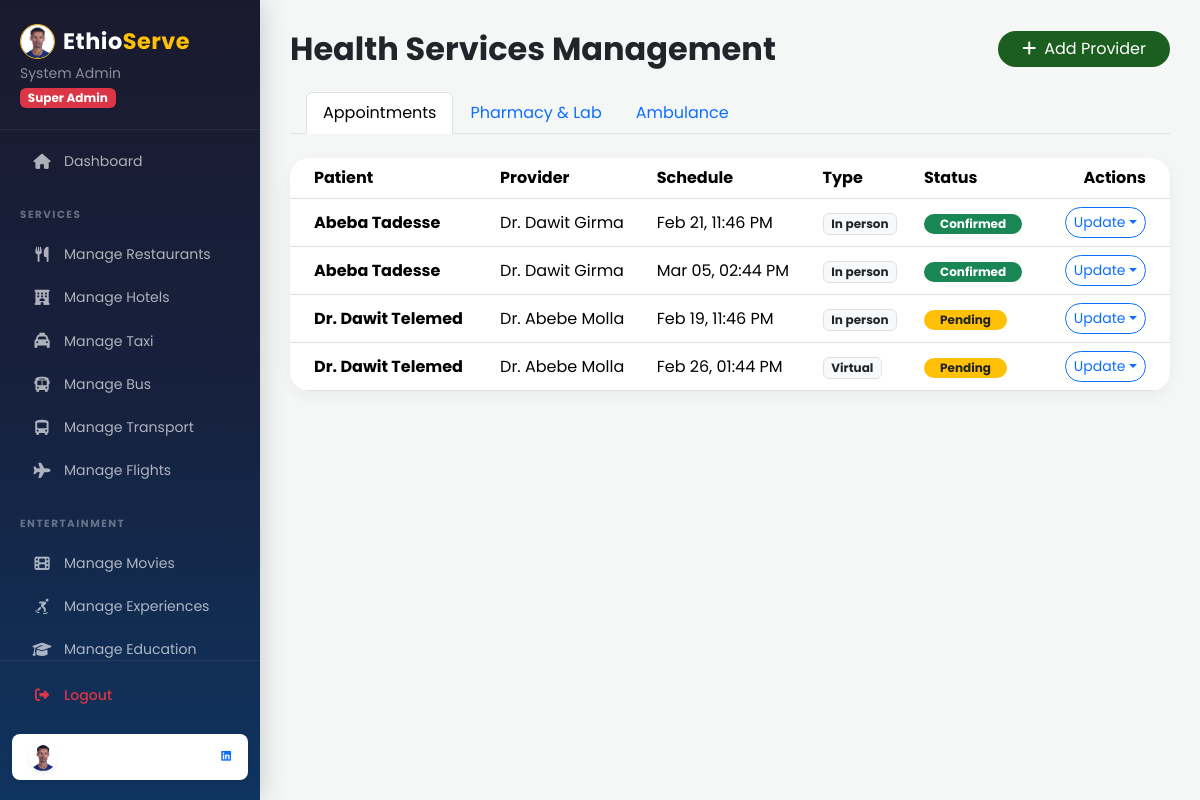
The page /admin/manage_health.php (signed in) on the database its author committed.
### tables this page shows
CREATE TABLE `health_appointments` (
  `id` int(11) NOT NULL AUTO_INCREMENT,
  `user_id` int(11) NOT NULL,
  `provider_id` int(11) NOT NULL,
  `appointment_type` enum('in_person','virtual','lab_test') DEFAULT 'in_person',
  `scheduled_at` datetime NOT NULL,
  `status` enum('pending','confirmed','completed','cancelled') DEFAULT 'pending',
  `reason` text DEFAULT NULL,
  `meeting_link` varchar(500) DEFAULT NULL,
  `medical_notes` text DEFAULT NULL,
  `created_at` timestamp NOT NULL DEFAULT current_timestamp(),
  PRIMARY KEY (`id`),
  KEY `user_id` (`user_id`),
  KEY `provider_id` (`provider_id`),
  CONSTRAINT `health_appointments_ibfk_1` FOREIGN KEY (`user_id`) REFERENCES `users` (`id`) ON DELETE CASCADE,
  CONSTRAINT `health_appointments_ibfk_2` FOREIGN KEY (`provider_id`) REFERENCES `health_providers` (`id`) ON DELETE CASCADE
);

CREATE TABLE `users` (
  `id` int(11) NOT NULL AUTO_INCREMENT,
  `username` varchar(50) NOT NULL,
  `password` varchar(255) NOT NULL,
  `email` varchar(100) NOT NULL,
  `full_name` varchar(100) DEFAULT NULL,
  `phone` varchar(20) DEFAULT NULL,
  `role` enum('admin','hotel','broker','transport','customer','restaurant','taxi','student','doctor','employer','dating','home_pro') DEFAULT 'customer',
  `grade` int(11) DEFAULT 0,
  `profile_photo` varchar(255) DEFAULT NULL,
  `created_at` timestamp NOT NULL DEFAULT current_timestamp(),
  PRIMARY KEY (`id`),
  UNIQUE KEY `username` (`username`),
  UNIQUE KEY `email` (`email`)
);

CREATE TABLE `health_providers` (
  `id` int(11) NOT NULL AUTO_INCREMENT,
  `user_id` int(11) DEFAULT NULL,
  `name` varchar(255) NOT NULL,
  `type` enum('doctor','pharmacy','laboratory','ambulance_service') NOT NULL,
  `specialty_id` int(11) DEFAULT NULL,
  `bio` text DEFAULT NULL,
  `location` varchar(255) DEFAULT NULL,
  `phone` varchar(20) DEFAULT NULL,
  `rating` decimal(3,2) DEFAULT 0.00,
  `image_url` varchar(500) DEFAULT NULL,
  `is_available` tinyint(1) DEFAULT 1,
  `availability_hours` text DEFAULT NULL,
  `created_at` timestamp NOT NULL DEFAULT current_timestamp(),
  PRIMARY KEY (`id`),
  KEY `specialty_id` (`specialty_id`),
  KEY `fk_hp_user` (`user_id`),
  CONSTRAINT `fk_hp_user` FOREIGN KEY (`user_id`) REFERENCES `users` (`id`) ON DELETE SET NULL,
  CONSTRAINT `health_providers_ibfk_1` FOREIGN KEY (`specialty_id`) REFERENCES `health_specialties` (`id`) ON DELETE SET NULL,
  CONSTRAINT `health_providers_ibfk_2` FOREIGN KEY (`user_id`) REFERENCES `users` (`id`) ON DELETE SET NULL
);

### admin/manage_health.php (the view, shortened to what this page needs)
<?php
require_once '../includes/db.php';
$appointments = $pdo->query("SELECT a.*, p.name as provider_name, u.full_name as user_name FROM health_appointments a JOIN health_providers p ON a.provider_id = p.id JOIN users u ON a.user_id = u.id ORDER BY a.created_at DESC LIMIT 50")->fetchAll();
?>
<!DOCTYPE html>
<html lang="en">
<head>
    <link href="https://cdn.jsdelivr.net/npm/bootstrap@5.3.2/dist/css/bootstrap.min.css" rel="stylesheet">
    <link rel="stylesheet" href="https://cdnjs.cloudflare.com/ajax/libs/font-awesome/6.4.2/css/all.min.css">
    <link rel="stylesheet" href="../assets/css/style.css">
</head>
<body>
    <div class="dashboard-wrapper">
        <?php include('../includes/sidebar_admin.php'); ?>
        <div class="main-content">
            <div class="d-flex justify-content-between align-items-center mb-4">
                <h2 class="fw-bold mb-0">Health Services Management</h2>
                <div class="d-flex gap-2">
                    <a href="add_health_provider.php" class="btn btn-primary-green rounded-pill px-4">
                        <i class="fas fa-plus me-2"></i>Add Provider
                    </a>
                </div>
            </div>
            <ul class="nav nav-tabs mb-4 px-3" id="healthTabs">
                <li class="nav-item"><button class="nav-link active" data-bs-toggle="tab"
                        data-bs-target="#appts">Appointments</button></li>
                <li class="nav-item"><button class="nav-link" data-bs-toggle="tab" data-bs-target="#pharmacy">Pharmacy &
                        Lab</button></li>
                <li class="nav-item"><button class="nav-link" data-bs-toggle="tab"
                        data-bs-target="#emergencies">Ambulance</button></li>
            </ul>
            <div class="tab-content">
                <div class="tab-pane fade show active" id="appts">
                    <div class="card tab-card overflow-hidden">
                        <div class="table-responsive">
                            <table class="table table-hover align-middle mb-0">
                                <thead class="bg-light">
                                    <tr>
                                        <th class="ps-4">Patient</th>
                                        <th>Provider</th>
                                        <th>Schedule</th>
                                        <th>Type</th>
                                        <th>Status</th>
                                        <th class="text-end pe-4">Actions</th>
                                    </tr>
                                </thead>
                                <tbody>
                                    <?php foreach ($appointments as $a): ?>
                                        <tr>
                                            <td class="ps-4 fw-bold">
                                                <?php echo htmlspecialchars($a['user_name']); ?>
                                            </td>
                                            <td>
                                                <?php echo htmlspecialchars($a['provider_name']); ?>
                                            </td>
                                            <td>
                                                <?php echo date('M d, h:i A', strtotime($a['scheduled_at'])); ?>
                                            </td>
                                            <td><span class="badge bg-light text-dark border">
                                                    <?php echo ucfirst(str_replace('_', ' ', $a['appointment_type'])); ?>
                                                </span></td>
                                            <td><span
                                                    class="badge bg-<?php echo $a['status'] == 'confirmed' ? 'success' : ($a['status'] == 'pending' ? 'warning text-dark' : 'secondary'); ?> rounded-pill px-3">
                                                    <?php echo ucfirst($a['status']); ?>
                                                </span></td>
                                            <td class="text-end pe-4">
                                                <div class="dropdown">
                                                    <button
                                                        class="btn btn-sm btn-outline-primary rounded-pill dropdown-toggle"
                                                        data-bs-toggle="dropdown">Update</button>
                                                </div>
                                            </td>
                                        </tr>
                                    <?php endforeach; ?>
                                </tbody>
                            </table>
                        </div>
                    </div>
                </div>
            </div>
        </div>
    </div>
</body>
</html>

### assets/css/style.css (style rules this page uses)
:root { --primary-green: #1B5E20; --secondary-gold: #F9A825; --accent-red: #C62828; --bg-light: #F8F9FA; --text-dark: #212529; --white: #ffffff; --shadow-sm: 0 .125rem .25rem rgba(0, 0, 0, .075); --shadow-md: 0 .5rem 1rem rgba(0, 0, 0, .15); --transition-base: all 0.3s ease-in-out; }
body { font-family: 'Poppins', 'Inter', sans-serif; background-color: var(--bg-light); color: var(--text-dark); }
h1, h2, h3, h4, h5, h6 { font-weight: 700; }
.btn-primary-green { background-color: var(--primary-green); color: var(--white); border: none; transition: var(--transition-base); }
.card { border: none; border-radius: 12px; box-shadow: var(--shadow-sm); transition: var(--transition-base); overflow: hidden; }

### admin/manage_health.php (style rules this page uses)
body { background: #f4f7f6; font-family: 'Poppins', sans-serif; }
.main-content { margin-left: 260px; padding: 30px; }
.tab-card { border: none; border-radius: 20px; box-shadow: 0 5px 15px rgba(0, 0, 0, 0.05); }

### includes/sidebar_admin.php (style rules this page uses)
.main-content { margin-left: 260px; width: calc(100% - 260px); }

### rows shown on the page
health_appointments: user.full_name "Abeba Tadesse", provider.name "Dr. Dawit Girma", scheduled_at "Feb 21, 11:46 PM", appointment_type "In person", status "Confirmed"
health_appointments: user.full_name "Abeba Tadesse", provider.name "Dr. Dawit Girma", scheduled_at "Mar 05, 02:44 PM", appointment_type "In person", status "Confirmed"
health_appointments: user.full_name "Dr. Dawit Telemed", provider.name "Dr. Abebe Molla", scheduled_at "Feb 19, 11:46 PM", appointment_type "In person", status "Pending"
health_appointments: user.full_name "Dr. Dawit Telemed", provider.name "Dr. Abebe Molla", scheduled_at "Feb 26, 01:44 PM", appointment_type "Virtual", status "Pending"

### other values the page prints
$_SESSION['full_name'] "System Admin"
